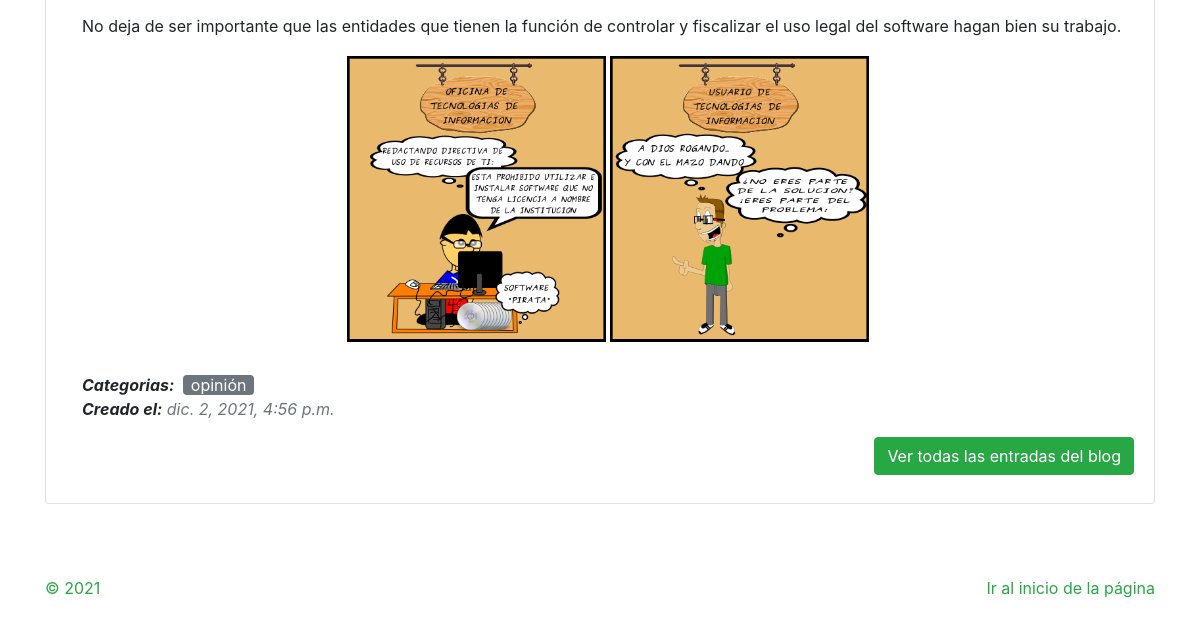
The app's page /blog/2/ (lower part), older data.
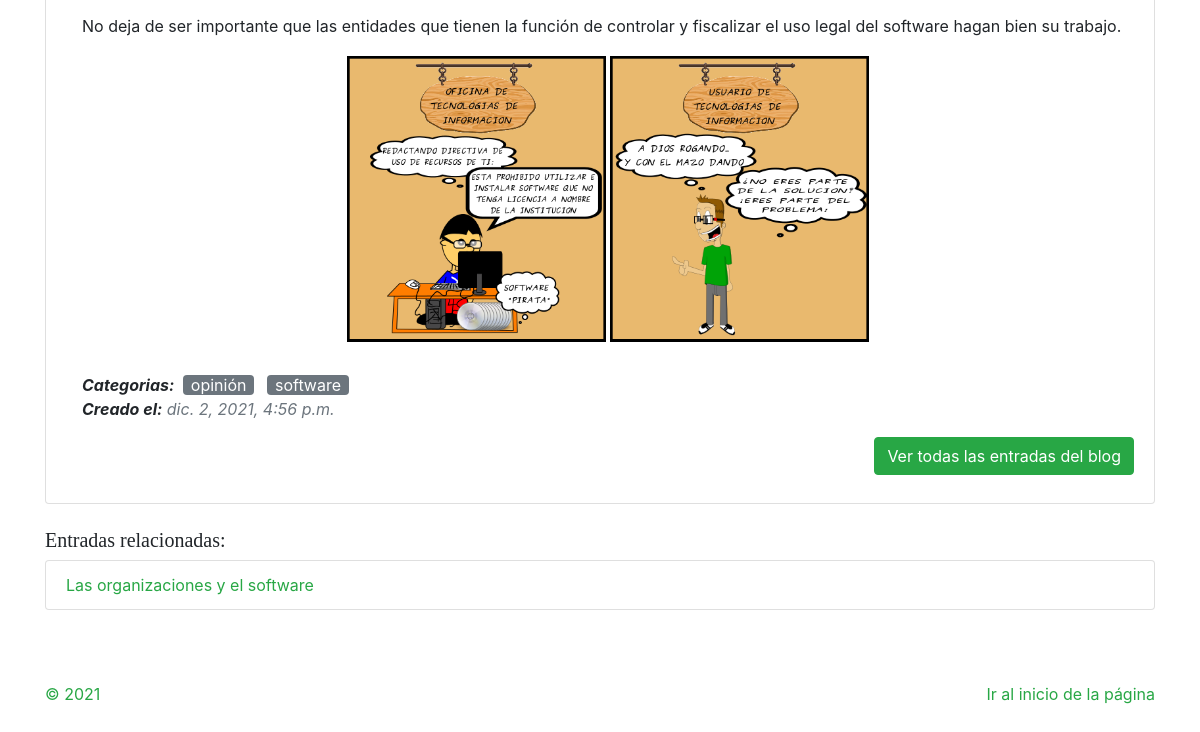
The same page, newer data.
### blog/models.py (models this page shows, shortened)
class CategoriaPost(models.Model):
    nombre = models.CharField(max_length=50)
    disponibilidad = models.BooleanField(default=True)
    creado = models.DateTimeField(auto_now_add=True)
    modificado = models.DateTimeField(auto_now_add=True)
    class Meta:
        verbose_name = "Categoría de publicación"
        verbose_name_plural = "Categorías de publicación"

class Post(models.Model):
    titulo = models.CharField(max_length=80)
    resumen = models.CharField(max_length=500)
    imagen = models.ImageField(upload_to='blog', null=True, blank=True)
    autor = models.ForeignKey(User, on_delete=models.CASCADE)
    categorias = models.ManyToManyField(CategoriaPost)
    contenido = HTMLField()
    creado = models.DateTimeField(auto_now_add=True)
    modificado = models.DateTimeField(auto_now_add=True)
    class Meta:
        verbose_name = "Publicación"
        verbose_name_plural = "Publicaciones"

### blog/views.py (the view)
# urls.py: path('<int:blog_id>/', views.blog_id, name="blogid"),
def blog_id(request, blog_id):
    post = Post.objects.get(id=blog_id)
    posts_relacionados = []
    for categoria_post in post.categorias.all():
        posts_relacionados += Post.objects.filter(categorias=categoria_post)
    for el_post in posts_relacionados:
        if el_post.titulo == post.titulo:
            posts_relacionados.remove(el_post)
    return render(request, "blog/blogid.html", {"post": post, "posts_relacionados": posts_relacionados})

### blog/templates/blog/blogid.html (shortened to what this page needs)
{% extends 'presentacion/masterpage.html' %}
{% load static %}
{% block content %}
    <main role="main">
		<section class="container my-4">
			<ul class="list-group">
				<li class="list-group-item">
					<div class="pl-3">
						<div class="pb-3">
							<p class="rounded">{{post.contenido|safe}}</p>
							<div class="text-center"><img class="w-50 h-50 mb-4" src="{{post.imagen.url}}" alt="{{post.post_id}}" /></div>
							<p class="font-italic d-inline"><span class="font-weight-bold">Categorias:</span></p>
							{% for categoria in post.categorias.all %}
								<a class="text-lowercase bg-secondary rounded mx-1 px-2 text-white" href="{% url 'categoria_blog' categoria.id %}">{{categoria.nombre}}</a>
							{% endfor %}
							<p class="font-italic"><span class="font-weight-bold">Creado el:</span> <span class="text-muted text-lowercase">{{post.creado}}</span></p>
							<div class="text-right"><a href="/blog/" class="btn btn-success">Ver todas las entradas del blog</a></div>
						</div>
					</div>
				</li>
			</ul>
        </section>
		{% if posts_relacionados %}
		<section class="container my-4">
			<h5>Entradas relacionadas:</h5>
			<ul class="list-group">
					{% for el_post in posts_relacionados %}
						<li class="list-group-item"><a href="{% url 'blogid' el_post.id %}" class="text-success">{{el_post.titulo}}</a></li>
					{% endfor %}
			</ul>
		</section>
		{% endif %}
	</main>
{% endblock content %}

Row changes from the older to the newer data that the page shows:
now on one of the page's lists (row unchanged): Post: titulo "Las organizaciones y el software"
added CategoriaPost: nombre "software"
Text that changed along with them:
text now shown: "Entradas relacionadas:"
